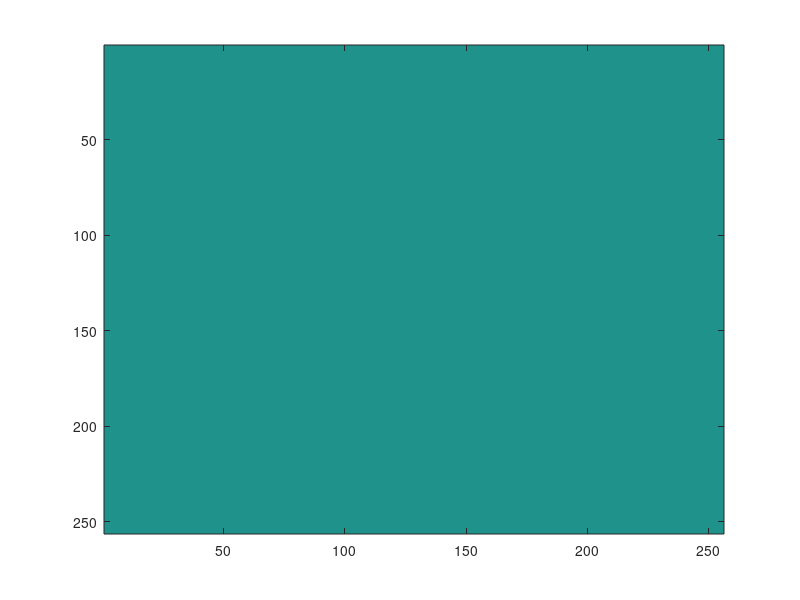

This chart was generated by the following MATLAB code: (Note: this script raises an error after producing the figure.)
% script_test_onion_thin
%
% chenzhe, 2018-05-21


clear; 
close all;
%% option setting -1, load face image
% I = load('D:\p\m\DIC_Analysis\face.mat');
% I = I.I;
% I = double(I);
% J = ones(size(I));
%% option setting - 2.1, draw first image
I = zeros(256,256);
figure;imagesc(I);
% h = imellipse();
h = impoly();
h.wait();
I = h.createMask;
I = double(I).*reshape(1:length(I(:)),size(I,1),[]);
I2 = thin(I,inf);
I3 = I; I3(I2)=0;
close;figure;imagesc(I3); title('I');

J = ones(size(I));
%% option setting - 2.2, draw second image, instead of square
figure;imagesc(J);
h = imellipse();
% h = impoly();
h.wait();
J = h.createMask;
J = double(J).*reshape(1:length(J(:)),size(J,1),[]);
J2 = thin(J,inf);
J3 = J; J3(J2)=0;
close;figure;imagesc(J); title('J');

%%
[pxl_M_1, ind_M_1, skl_M_1] = onion_thin(I);
[pxl_M_2, ind_M_2, skl_M_2] = onion_thin(J);

figure; imagesc(pxl_M_1)
figure; imagesc(pxl_M_2)
figure; imagesc(skl_M_1)
figure; imagesc(skl_M_2)

%%
[x,y] = meshgrid(1:size(pxl_M_1,2), 1:size(pxl_M_1,1));

xq = linspace(1,x(1,end),size(pxl_M_2,2));
yq = linspace(1,y(end,1),size(pxl_M_2,1));

xq = repmat(xq, size(pxl_M_2,1), 1);
yq = repmat(yq', 1, size(pxl_M_2,2));

pxl_M_1_interp = interp2(x,y,pxl_M_1,xq,yq,'nearest');
ind_M_1_interp = interp2(x,y,ind_M_1,xq,yq,'nearest');

img_interp = zeros(size(J));
for iR = 1:size(ind_M_2,1)
    for iC = 1:size(ind_M_2,2)
        try
            img_interp(ind_M_2(iR,iC)) = pxl_M_1_interp(iR,iC);
        catch
            img_interp(ind_M_2(iR,iC)) = 1;
        end
    end
end
figure;imagesc(img_interp);